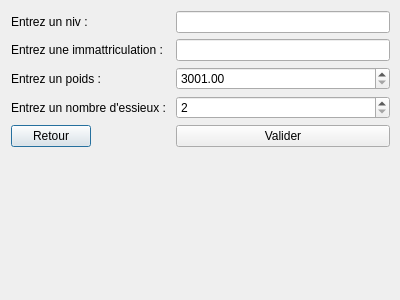
<?xml version="1.0" encoding="UTF-8"?>
<ui version="4.0">
 <class>CamionInterfaceClass</class>
 <widget class="QDialog" name="CamionInterfaceClass">
  <property name="geometry">
   <rect>
    <x>0</x>
    <y>0</y>
    <width>400</width>
    <height>300</height>
   </rect>
  </property>
  <property name="windowTitle">
   <string>CamionInterface</string>
  </property>
  <widget class="QWidget" name="formLayoutWidget">
   <property name="geometry">
    <rect>
     <x>0</x>
     <y>0</y>
     <width>401</width>
     <height>301</height>
    </rect>
   </property>
   <layout class="QFormLayout" name="formLayout">
    <item row="0" column="0">
     <widget class="QLabel" name="label">
      <property name="text">
       <string>Entrez un niv : </string>
      </property>
     </widget>
    </item>
    <item row="0" column="1">
     <widget class="QLineEdit" name="niv"/>
    </item>
    <item row="1" column="0">
     <widget class="QLabel" name="label_2">
      <property name="text">
       <string>Entrez une immattriculation : </string>
      </property>
     </widget>
    </item>
    <item row="1" column="1">
     <widget class="QLineEdit" name="immatriculation"/>
    </item>
    <item row="2" column="0">
     <widget class="QLabel" name="label_3">
      <property name="text">
       <string>Entrez un poids :</string>
      </property>
     </widget>
    </item>
    <item row="2" column="1">
     <widget class="QDoubleSpinBox" name="poids">
      <property name="minimum">
       <double>3001.000000000000000</double>
      </property>
      <property name="maximum">
       <double>999999999.000000000000000</double>
      </property>
     </widget>
    </item>
    <item row="3" column="0">
     <widget class="QLabel" name="label_4">
      <property name="text">
       <string>Entrez un nombre d'essieux : </string>
      </property>
     </widget>
    </item>
    <item row="3" column="1">
     <widget class="QSpinBox" name="nbEssieux">
      <property name="minimum">
       <number>2</number>
      </property>
     </widget>
    </item>
    <item row="4" column="0">
     <widget class="QPushButton" name="cancelButton">
      <property name="text">
       <string>Retour</string>
      </property>
     </widget>
    </item>
    <item row="4" column="1">
     <widget class="QPushButton" name="okButton_2">
      <property name="text">
       <string>Valider</string>
      </property>
     </widget>
    </item>
   </layout>
  </widget>
 </widget>
 <layoutdefault spacing="6" margin="11"/>
 <resources/>
 <connections/>
</ui>
